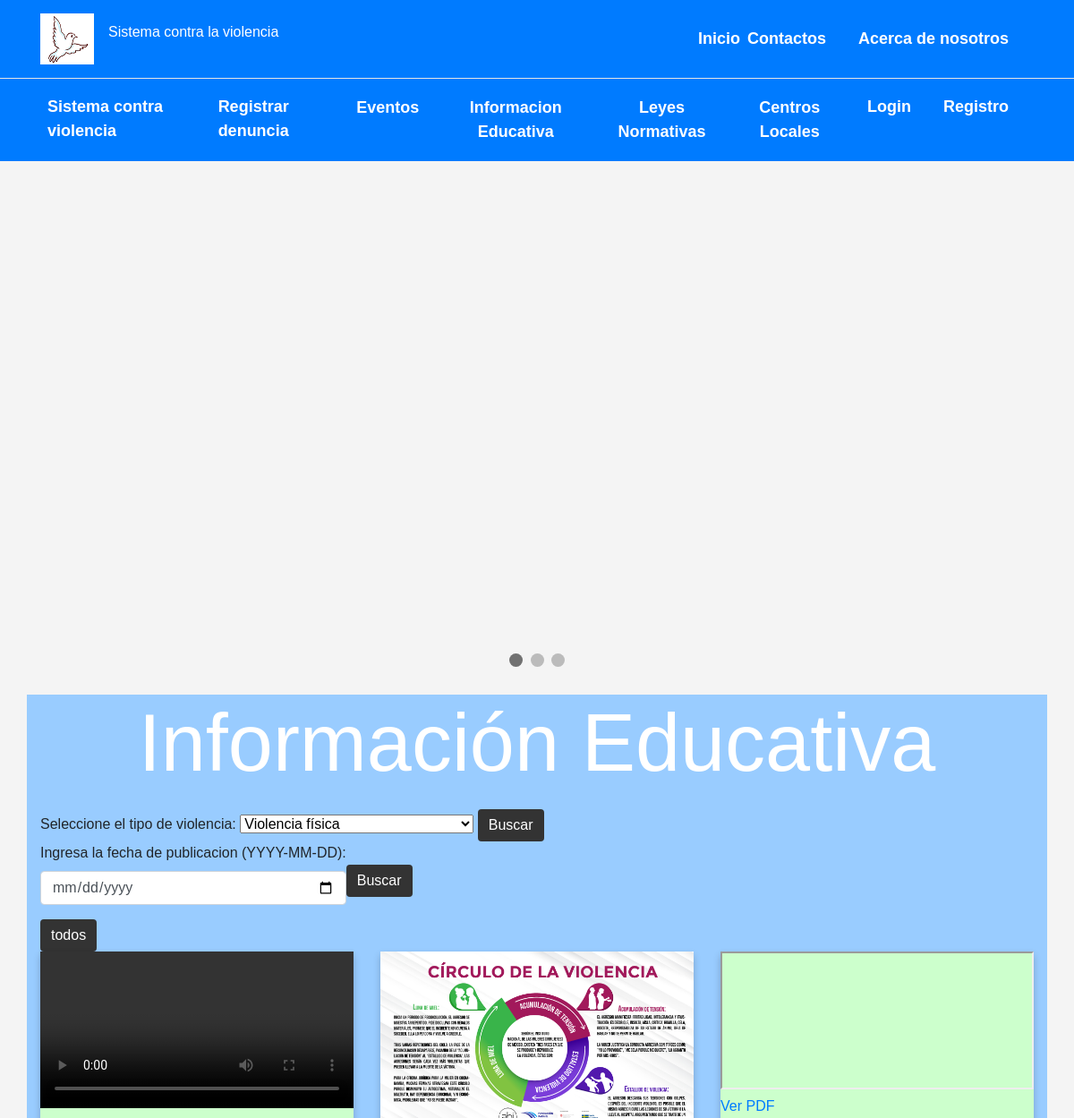
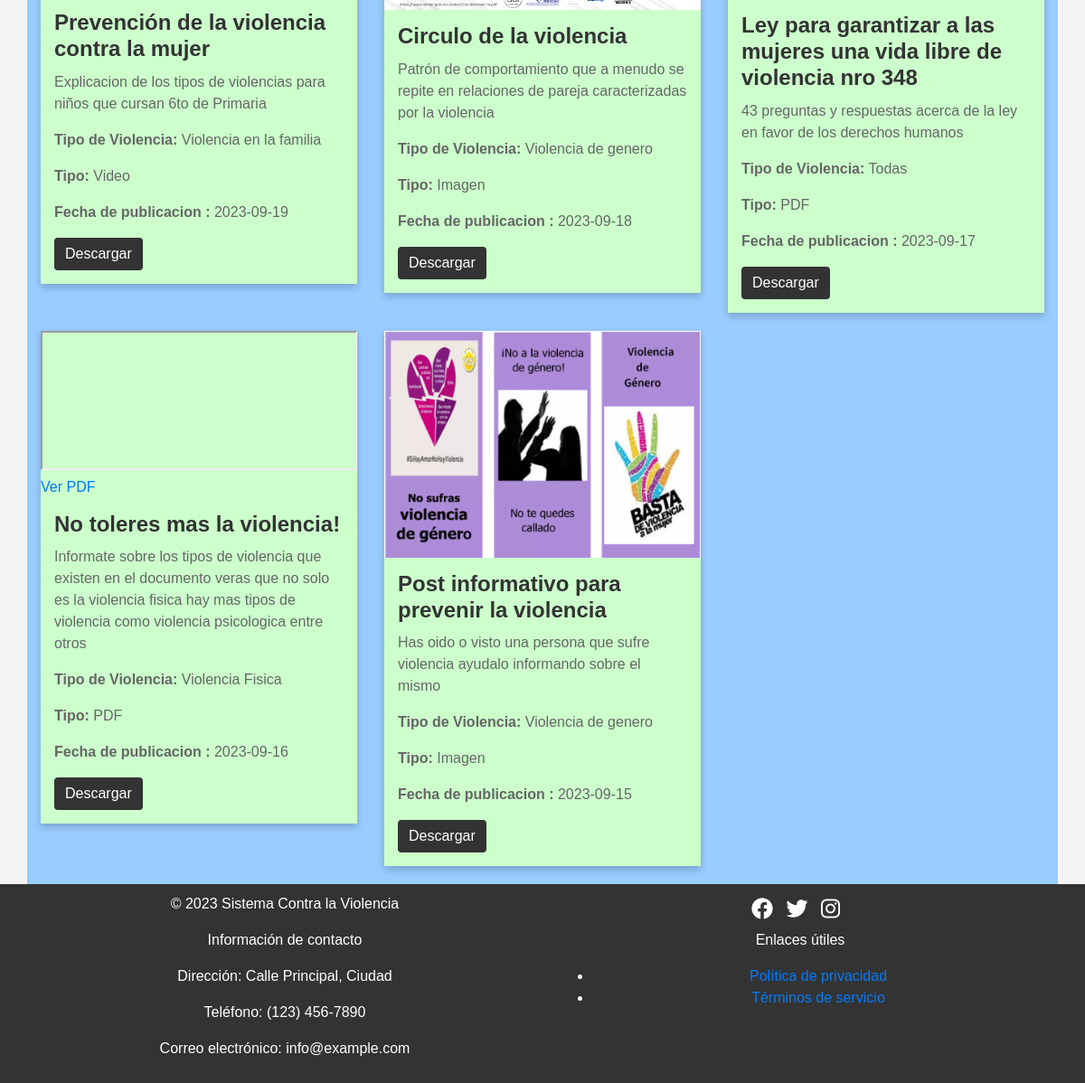
The page /vista/panelWebInformacionEducativa.php on the database its author committed (2 pictures, top to bottom).
### tables this page shows
CREATE TABLE `informacion_educativa` (
  `codInformacion` int(11) NOT NULL,
  `titulo` varchar(90) DEFAULT NULL,
  `descripcion` varchar(200) DEFAULT NULL,
  `tipoViolencia` varchar(90) DEFAULT NULL,
  `rutaDirectorio` varchar(90) DEFAULT NULL,
  `tipo` varchar(90) DEFAULT NULL,
  `fechaSubida` date DEFAULT NULL,
  `ci` int(11) DEFAULT NULL
);

### modelo/InformacionEducativaClase.php (called while the page is built, shortened)
<?php
class InformacionEducativa {
    private $codInformacion;
    public function setCodInformacion($codInformacion) {
        $this->codInformacion = $codInformacion;
    }
    public function lista(){
        $db=new Conexion();
        $sql=$db->query("SELECT * FROM informacion_educativa ORDER BY fechaSubida desc");
        return ($sql);
    }public function lista_especifica(){
        $db=new Conexion();
        $sql=$db->query("SELECT * FROM informacion_educativa where codInformacion=$this->codInformacion");
        return ($sql);
    }
}
?>

### controlador/panelWebInformacionEducativa.php (called while the page is built, shortened)
<?php
include("../modelo/InformacionEducativaClase.php");
$informacion=new InformacionEducativa("","","","","","","");
if (isset($_POST['filtrarInformacion'])) {
    $tipoViolencia = $_POST['tipoViolencia'];
    if($tipoViolencia=="Todos"){
        $res2 = $informacion->lista();
    }
    else{
        $res2=$informacion->filtrarTipoViolencia($tipoViolencia);
    }
}
else if(isset($_POST['filtrarFecha'])){
    $fecha = $_POST['fecha'];
    $res2=$informacion->filtrarFecha($fecha);
}
else{
    $res2 = $informacion->lista();
}
?>

### vista/panelWebInformacionEducativa.php (the view, shortened to what this page needs)
<?php
include("../controlador/panelWebInformacionEducativa.php");
?>
<!DOCTYPE html>
<html lang="es">
<head>
    <link rel="stylesheet" href="https://maxcdn.bootstrapcdn.com/bootstrap/4.5.2/css/bootstrap.min.css">
    <link rel="stylesheet" href="https://cdnjs.cloudflare.com/ajax/libs/font-awesome/6.0.0-beta3/css/all.min.css">
    <link href="https://cdnjs.cloudflare.com/ajax/libs/fullcalendar/6.1.8/main.min.css" rel="stylesheet">
    <link rel="stylesheet" href="../controlador/estilos/style.css">
    <link rel="stylesheet" href="https://cdnjs.cloudflare.com/ajax/libs/animate.css/4.1.1/animate.min.css">
</head>
<body>
    <nav class="navbar navbar-expand-lg navbar-dark bg-primary">
        <div class="container">
            <a class="navbar-brand" href="#"><img src="logos/logo.png" alt="logo"></a>
            <p style="color:white;">Sistema contra la violencia</p>
            <ul class="navbar-nav ml-auto" style="display: flex; align-items: center;">
                <form action="../controlador/panelWeb.php" method="post" accept-charset="utf-8" style="display: inline;">
                    <button type="submit" class="nav-link text-white" name="inicio" style="background: none; border: none; padding: 0; margin: 0; cursor: pointer;">Inicio</button>
                </form>
                <li class="nav-item">
                    <a class="nav-link text-white" href="../controlador/contactosLista.php">Contactos</a>
                </li>
                <li class="nav-item">
                    <a class="nav-link text-white" href="#">Acerca de nosotros</a>
                </li>
            </ul>
        </div>
    </nav>
    <nav class="navbar navbar-expand-lg navbar-dark bg-primary">
        <div class="container">
            <div class="collapse navbar-collapse" id="navbarNav">
                <ul class="navbar-nav">
                    <li class="nav-item">
                        <a class="nav-link text-white" href="#">Sistema contra violencia</a>
                    </li>
                    <li class="nav-item">
                        <a class="nav-link text-white" href="../controlador/denunciaRegistro.php">Registrar denuncia</a>
                    </li>
                    <li class="nav-item">
                        <form action="panelWebEventos.php" method="post" accept-charset="utf-8" style="display: inline;">
                            <button type="submit" class="btn btn-link nav-link text-white" name="eventos">Eventos</button>
                        </form>
                    </li>
                    <li class="nav-item">
                        <form action="panelWebInformacionEducativa.php" method="post" accept-charset="utf-8" style="display: inline;">
                            <button type="submit" class="btn btn-link nav-link text-white" name="informacionEducativa">Informacion Educativa</button>
                        </form>
                    </li>
                    <li class="nav-item">
                        <form action="panelWebLeyes.php" method="post" accept-charset="utf-8" style="display: inline;">
                            <button type="submit" class="btn btn-link nav-link text-white" name="leyes">Leyes Normativas</button>
                        </form>
                    </li>
                    <li class="nav-item">
                        <form action="panelWebCentrosLocales.php" method="post" accept-charset="utf-8" style="display: inline;">
                            <button type="submit" class="btn btn-link nav-link text-white" name="centrosLocales">Centros Locales</button>
                        </form>
                    </li>
                    <li class="nav-item">
                        <a class="nav-link text-white" href="login.php">Login</a>
                    </li>
                    <li class="nav-item">
                        <a class="nav-link text-white" href="usuarioRegistro.php">Registro</a>
                    </li>
                </ul>
            </div>
        </div>
    </nav>
    <div class="container mt-4" id="slider-inicial">
        <?php include("slide.php"); ?>
    </div>
<div class="container mt-4" id="informacion-educativa">
    <h1 style="text-align: center;">Información Educativa</h1>
    <form action="" method="POST">
        <div class="mb-3 d-inline">
            <label for="tipoViolencia" class="form-label">Seleccione el tipo de violencia:</label>
            <select class="form-select" name="tipoViolencia" id="tipoViolencia" required>
                <option value="Violencia fisica">Violencia física</option>
            </select>
        </div>
        <button type="submit" class="btn btn-primary" name="filtrarInformacion">Buscar</button>
    </form>
    <form action="" method="POST" class="d-flex align-items-center">
        <div class="mb-3">
            <label for="fecha" class="form-label">Ingresa la fecha de publicacion (YYYY-MM-DD):</label>
            <input type="date" class="form-control" id="fecha" name="fecha" placeholder="YYYY-MM-DD" pattern="\d{4}-\d{2}-\d{2}" required>
        </div>
        <button type="submit" class="btn btn-primary" name="filtrarFecha">Buscar</button>
    </form>
    <form action="" method="POST" class="d-flex align-items-center">
        <button type="submit" class="btn btn-primary" name="todos">todos</button>
    </form>
    <div class="row">
        <?php
        while ($reg = mysqli_fetch_array($res2)) {
        ?>
        <div class="col-md-4 animate__animated animate__fadeInUp">
            <div class="custom-card">
                <?php
                $rutaDirectorio = $reg['rutaDirectorio'];
                $extension = pathinfo($rutaDirectorio, PATHINFO_EXTENSION);
                if (in_array(strtolower($extension), ['jpg', 'jpeg', 'png', 'gif'])) {
                    echo "<img src='../archivosInformacionEducativa/$rutaDirectorio' class='custom-card-img-top' alt=''>";
                } elseif (strtolower($extension) == 'pdf') {
                    echo "<iframe src='../archivosInformacionEducativa/$rutaDirectorio' class='custom-card-img-top' width='300' height='200'></iframe>";
                    echo "<a href='../archivosInformacionEducativa/$rutaDirectorio' target='_blank'>Ver PDF</a>";
                } elseif (in_array(strtolower($extension), ['mp4', 'avi', 'mkv'])) {
                    echo "<video class='custom-card-img-top' width='300' height='200' controls>";
                    echo "<source src='../archivosInformacionEducativa/$rutaDirectorio' type='video/$extension'>";
                    echo "</video>";
                }
                ?>
                <div class="custom-card-body">
                    <h5 class="card-title"><?php echo $reg['titulo']; ?></h5>
                    <p class="card-text"><?php echo $reg['descripcion']; ?></p>
                    <p class="card-text"><strong>Tipo de Violencia:</strong> <?php echo $reg['tipoViolencia']; ?></p>
                    <p class="card-text"><strong>Tipo:</strong> <?php echo $reg['tipo']; ?></p>
                    <p class="card-text"><strong>Fecha de publicacion :</strong> <?php echo $reg['fechaSubida']; ?></p>
                    <a href="../archivosInformacionEducativa/<?php echo $rutaDirectorio; ?>" class="btn btn-primary" download>Descargar</a>
                </div>
            </div>
        </div>
        <?php
        }
        ?>
    </div>
    </div>
    <footer>
        <div class="container">
            <div class="row">
                <div class="col-md-6">
                    <p>&copy; 2023 Sistema Contra la Violencia</p>
                </div>
                <div class="col-md-6">
                    <a href="#" class="social-icons"><i class="fab fa-facebook"></i></a>
                    <a href="#" class="social-icons"><i class="fab fa-twitter"></i></a>
                    <a href="#" class="social-icons"><i class="fab fa-instagram"></i></a>
                </div>
            </div>
            <div class="row">
                <div class="col-md-6">
                    <p>Información de contacto</p>
                    <p>Dirección: Calle Principal, Ciudad</p>
                    <p>Teléfono: (123) 456-7890</p>
                    <p>Correo electrónico: info@example.com</p>
                </div>
                <div class="col-md-6">
                    <p>Enlaces útiles</p>
                    <ul>
                        <li><a href="#">Política de privacidad</a></li>
                        <li><a href="#">Términos de servicio</a></li>
                    </ul>
                </div>
            </div>
        </div>
    </footer>
</body>
</html>

### controlador/estilos/style.css (style rules this page uses)
body { background-color: #f4f4f4; font-family: Arial, sans-serif; }
.navbar { background-color: #333; padding: 10px 0; }
.navbar-nav .nav-link { font-size: 18px; font-weight: bold; color: white; margin-right: 20px; transition: color 0.3s; }
.card-title { font-size: 24px; font-weight: bold; color: #333; margin-bottom: 10px; }
.card-text { font-size: 16px; color: #666; }
.btn-primary { background-color: #333; border: none; color: white; transition: background-color 0.3s, color 0.3s; }
footer { background-color: #333; color: white; text-align: center; padding: 20px 0; }
.social-icons { font-size: 24px; margin-right: 10px; color: white; text-decoration: none; }

### vista/panelWebInformacionEducativa.php (style rules this page uses)
footer { background-color: #333; color: white; text-align: center; padding: 10px 0; }
.animate__animated { animation-duration: 1s; }
.custom-card { background-color: #ccffcc; border: none; margin-bottom: 20px; box-shadow: 0 4px 8px 0 rgba(0, 0, 0, 0.2); transition: transform 0.2s; }
.custom-card-img-top { width: 100%; height: auto; }
.custom-card-body { padding: 15px; }
#informacion-educativa { background-color: #99ccff; }
#informacion-educativa h1 { font-size: 90px; color: #ffffff; text-align: center; margin-bottom: 20px; }

### vista/slide.php (style rules this page uses)
* { box-sizing: border-box; }
body { font-family: Verdana, sans-serif; }
img { vertical-align: middle; }

### rows shown on the page
informacion_educativa: titulo "Prevención de la violencia contra la mujer", descripcion "Explicacion de los tipos de violencias para niños que cursan 6to de Primaria", tipoViolencia "Violencia en la familia", tipo "Video", fechaSubida "2023-09-19"
informacion_educativa: rutaDirectorio (picture), titulo "Circulo de la violencia", descripcion "Patrón de comportamiento que a menudo se repite en relaciones de pareja caracterizadas por la violencia", tipoViolencia "Violencia de genero", tipo "Imagen", fechaSubida "2023-09-18"
informacion_educativa: titulo "Ley para garantizar a las mujeres una vida libre de violencia nro 348", descripcion "43 preguntas y respuestas acerca de la ley en favor de los derechos humanos", tipoViolencia "Todas", tipo "PDF", fechaSubida "2023-09-17"
informacion_educativa: titulo "No toleres mas la violencia!", descripcion "Informate sobre los tipos de violencia que existen en el documento veras que no solo es la violencia fisica hay mas tipos de violencia como violencia psicologica entre otros", tipoViolencia "Violencia Fisica", tipo "PDF", fechaSubida "2023-09-16"
informacion_educativa: rutaDirectorio (picture), titulo "Post informativo para prevenir la violencia", descripcion "Has oido o visto una persona que sufre violencia ayudalo informando sobre el mismo", tipoViolencia "Violencia de genero", tipo "Imagen", fechaSubida "2023-09-15"
